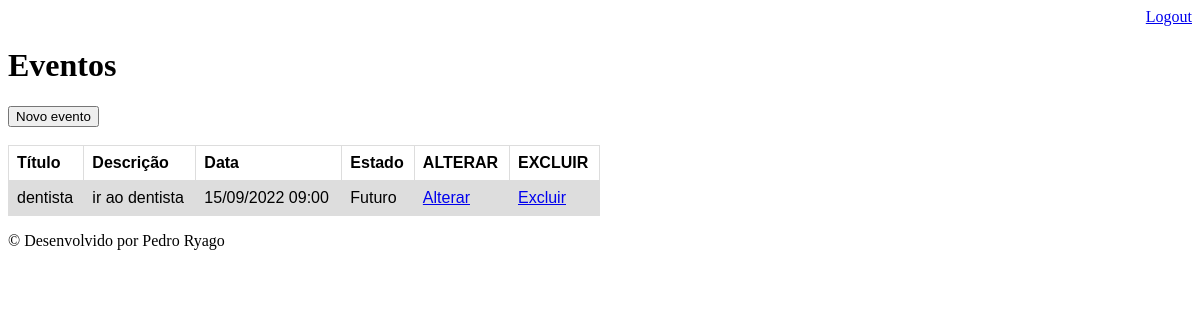
The app's page /agenda/ (signed in) with its own data.
### agenda/models.py (models this page shows, shortened)
class Evento(models.Model):
    titulo = models.CharField(max_length=100)
    descricao = models.TextField(blank=True, null=True)
    data_evento = models.DateTimeField(verbose_name='Data do Evento')
    data_criacao = models.DateTimeField(auto_now=True)
    usuario = models.ForeignKey(User, on_delete=models.CASCADE)
    class Meta:
        db_table = 'evento'
    def get_data_evento(self):
        return self.data_evento.strftime('%d/%m/%Y %H:%M')
    def get_evento_atrasado(self):
        if self.data_evento < datetime.now():
            return True
        else:
            return False

### agenda/views.py (the view)
# urls.py: path('', listarEventos, name='agenda'),
@login_required(login_url='/login/')
def listarEventos(request):
    data_atual = datetime.now() - timedelta(hours=1)
    usuario = request.user
    title = 'Agenda'
    eventos = Evento.objects.filter(usuario=usuario, data_evento__gt=data_atual)
    dados = {'eventos': eventos, 'title': title}
    return render(request, 'agenda/listar.html', dados)

### agenda/templates/agenda/listar.html (shortened to what this page needs)
{% extends '../model-base.html' %}
    {% block content %}
        <h1>Eventos</h1>
        <a href="evento/">
            <button type="button">Novo evento</button>
        </a>
        <table>
            <tr>
              <th>Título</th>
              <th>Descrição</th>
              <th>Data</th>
              <th>Estado</th>
              <th>ALTERAR</th>
              <th>EXCLUIR</th>
            </tr>
            {% for evento in eventos %}
                <tr style="{% if evento.get_evento_atrasado %} color: red; {% endif %}">
                <td>{{evento.titulo}}</td>
                <td>{{evento.descricao}} </td>
                <td>{{evento.get_data_evento}}</td>
                <td>
                    {% if evento.get_evento_atrasado %}
                        Passado
                    {% else %}
                        Futuro
                    {% endif %}
                </td>
                <td><a href="evento/?id= {{ evento.id }}">Alterar</a></td>
                <td><a href="{% url 'delete_evento' evento.id %}">Excluir</a></td>
                </tr>
            {% endfor %}
          </table>
    {% endblock %}

### agenda/static/agenda/css/style.css (style rules this page uses)
table { font-family: arial, sans-serif; border-collapse: collapse; width: 50%; }
td, th { border: 1px solid #dddddd; text-align: left; padding: 8px; }
tr:nth-child(even) { background-color: #dddddd; }

### records on screen
Evento: titulo "dentista", descricao "ir ao dentista", get_data_evento "15/09/2022 09:00", shows "Futuro"
